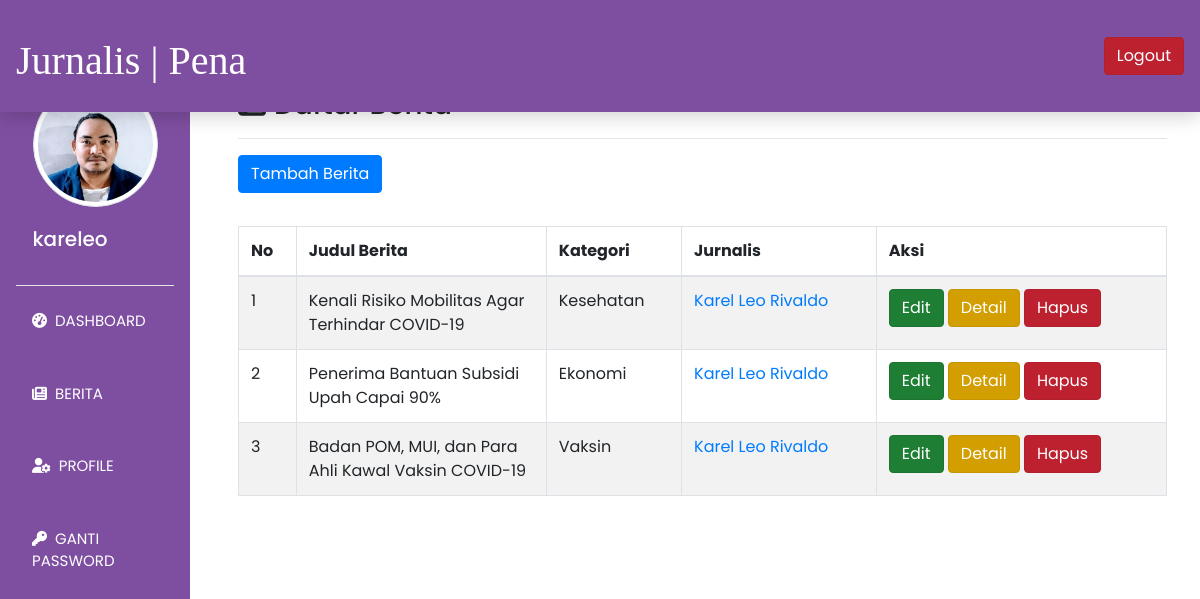
The page /jurnalis/berita.php (signed in) on the database its author committed.
### tables this page shows
CREATE TABLE `berita` (
  `id_berita` int(5) NOT NULL,
  `id_kategori` int(5) NOT NULL,
  `judul_berita` varchar(100) NOT NULL,
  `isi_berita` text NOT NULL,
  `id_jurn` int(5) NOT NULL,
  `img_berita` varchar(255) NOT NULL DEFAULT 'berita.jpg',
  `location_imgberita` varchar(255) NOT NULL
);

CREATE TABLE `kategori` (
  `id_kategori` int(11) NOT NULL,
  `nama_kategori` varchar(50) NOT NULL
);

CREATE TABLE `jurnalis` (
  `id_jurn` int(11) NOT NULL,
  `nama_jurn` varchar(50) NOT NULL,
  `username_jurn` varchar(50) NOT NULL,
  `password_jurn` varchar(12) NOT NULL,
  `email_jurn` varchar(50) NOT NULL,
  `phone_jurn` varchar(50) NOT NULL,
  `birth_jurn` date NOT NULL,
  `skill_jurn` varchar(255) NOT NULL,
  `img_jurn` varchar(255) NOT NULL DEFAULT 'image.jpg',
  `location_imgjurn` varchar(255) NOT NULL,
  `status` varchar(100) NOT NULL,
  `foto_jurn` varchar(255) NOT NULL,
  `location_fotojurn` varchar(255) NOT NULL
);

### jurnalis/berita.php (the view, shortened to what this page needs)
<!doctype html>
<html lang="en">
  <head>
    <?php include('includes/head.php');?>
  </head>
  <body>
  <?php include('includes/header.php');?>
  <?php include('includes/leftbar.php');?>
  <?php include('../config/config.php');?>
        <div class="col-md-10 p-5 pt-2"><br>
        <h3><i class="fas fa-newspaper mr-2"></i>Daftar Berita<hr></h3>
        <button type="button" class="btn btn-primary" data-toggle="modal" data-target="#tambahModal">Tambah Berita</button>
          <table class="table table-striped table-bordered">
            <thead>
              <tr>
                <th scope="col">No</th>
                <th scope="col" width="250">Judul Berita</th>
                <th scope="col">Kategori</th>
                <th scope="col">Jurnalis</th>
                <th colspan="3" scope="col">Aksi</th>
              </tr>
            </thead>
            <tbody>
        <?php
          $no = 1;
          $id_author=$_SESSION['id'];
          $data = mysqli_query($conn,"SELECT * FROM berita INNER JOIN kategori ON berita.id_kategori = kategori.id_kategori
                                      INNER JOIN jurnalis ON berita.id_jurn = jurnalis.id_jurn WHERE jurnalis.id_jurn=$id_author");
          while ($d = mysqli_fetch_array($data)){
          ?>
            <tr>
              <td><?php echo $no++; ?></td>
              <td><?php echo $d['judul_berita']; ?></td>
              <td><?php echo $d['nama_kategori']; ?></td>
              <td>
                <a href="profile.php">
                <?php echo $d['nama_jurn'];?>
                </a>
              </td>
              <td>
              <a href="edit-berita.php?id=<?php echo $d['id_berita'];?>" class="btn btn-success active" role="button" aria-pressed="true" style="color:white;">Edit</a>
                <a href="detail-berita.php?id=<?php echo $d['id_berita'];?>" class="btn btn-warning active" role="button" aria-pressed="true" style="color:white;">Detail</a>
                <a href="data-hapus.php?id=<?php echo $d['id_berita'];?>" class="btn btn-danger active" role="button" aria-pressed="true">Hapus</a>
              </td>
            </tr>
          <?php
          }
        ?>
            </tbody>
          </table>
        </div>
            <?php
              include 'form_tambah-berita.php';
            ?>
  </body>
</html>

### css/style.css (style rules this page uses)
body { margin: 0; }

### jurnalis/includes/head.php (style rules this page uses)
div { font-family: "Poppins"; }

### rows shown on the page
berita: judul_berita "Kenali Risiko Mobilitas Agar Terhindar COVID-19", id_kategori.nama_kategori "Kesehatan", id_jurn.nama_jurn "Karel Leo Rivaldo"
berita: judul_berita "Penerima Bantuan Subsidi Upah Capai 90%", id_kategori.nama_kategori "Ekonomi", id_jurn.nama_jurn "Karel Leo Rivaldo"
berita: judul_berita "Badan POM, MUI, dan Para Ahli Kawal Vaksin COVID-19", id_kategori.nama_kategori "Vaksin", id_jurn.nama_jurn "Karel Leo Rivaldo"

### other values the page prints
$_SESSION['username'] "kareleo"
